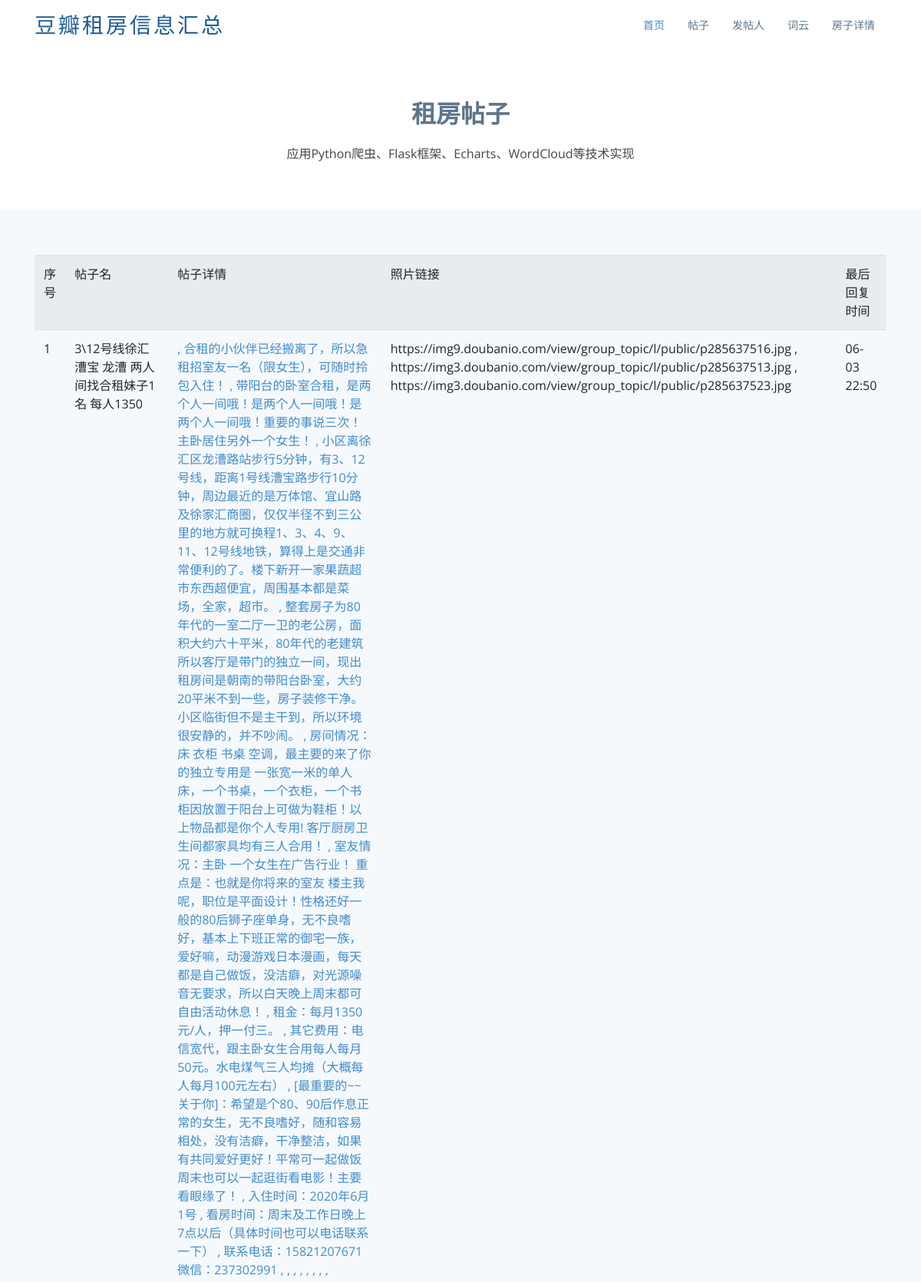
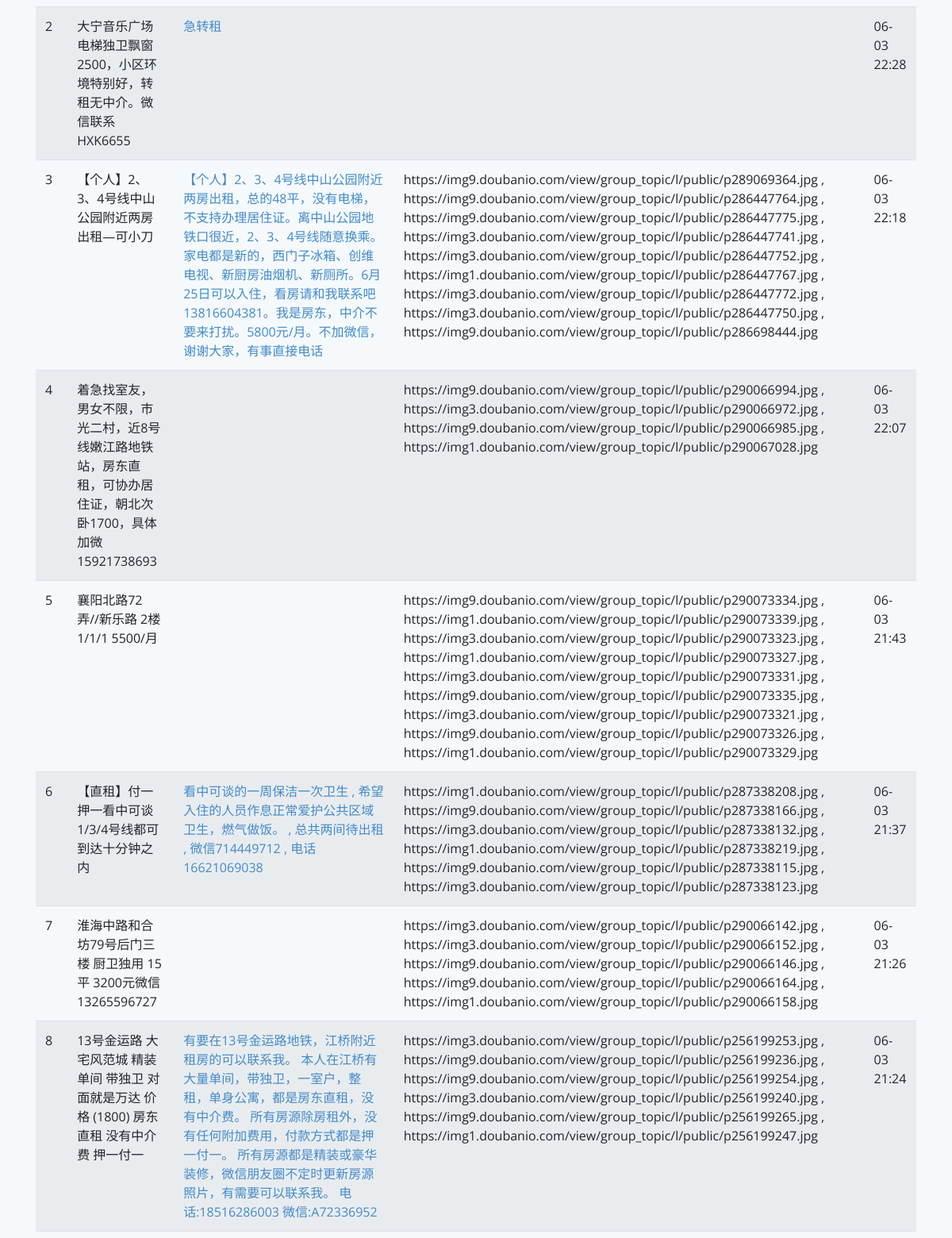
Page /title (upper part) on the committed database (2 pictures, top to bottom).
### tables this page shows
CREATE TABLE renting
        (
        id integer primary key autoincrement,
        title text,
        introduction text,
        img_link text,
        title_link text,
        person_link text,
        re_count numeric,
        re_time text
        );

### douban_flask/app.py (the view)
@app.route('/title')
def title():
    datalist = []
    con = sqlite3.connect('douban_renting.db')  # 连接数据库
    cur = con.cursor()                          # 获取游标
    sql = "select * from renting"               # 数据库操作
    data = cur.execute(sql)
    for item in data:
        datalist.append(item)
    cur.close()                                 # 关闭游标
    con.close()                                 # 关闭数据库连接
    return render_template('title.html', renting=datalist)  # 将datalist传递给网页

### douban_flask/templates/title.html (shortened to what this page needs)
<!DOCTYPE html>
<html lang="en">
<head>
  <link href="static/assets/vendor/bootstrap/css/bootstrap.min.css" rel="stylesheet">
  <link href="static/assets/vendor/icofont/icofont.min.css" rel="stylesheet">
  <link href="static/assets/vendor/boxicons/css/boxicons.min.css" rel="stylesheet">
  <link href="static/assets/vendor/animate.css/animate.min.css" rel="stylesheet">
  <link href="static/assets/vendor/venobox/venobox.css" rel="stylesheet">
  <link href="static/assets/vendor/aos/aos.css" rel="stylesheet">
  <link href="static/assets/css/style.css" rel="stylesheet">
</head>
<body>
  <header id="header">
    <div class="container">
      <div class="logo float-left">
        <h1 class="text-light"><a href="/index"><span>豆瓣租房信息汇总</span></a></h1>
      </div>
      <nav class="nav-menu float-right d-none d-lg-block">
        <ul>
            <li class="active"><a href="/index">首页</a></li>
            <li><a href="/title">帖子</a></li>
            <li><a href="/person">发帖人</a></li>
            <li><a href="/word">词云</a></li>
            <li><a href="/info">房子详情</a></li>
        </ul>
      </nav>
    </div>
  </header>
  <section id="team" class="team">
      <div class="container">
        <div class="section-title">
          <h2>租房帖子</h2>
          <p>应用Python爬虫、Flask框架、Echarts、WordCloud等技术实现</p>
        </div>
      </div>
    </section>
  <section class="counts section-bg">
      <div class="container">
          <table class="table table-striped">
              <tr>
                  <td>序号</td>
                  <td>帖子名</td>
                  <td>帖子详情</td>
                  <td>照片链接</td>
                  <td>最后回复时间</td>
              </tr>
              {% for item in renting %}
                  <tr>
                      <td>{{ item[0] }}</td>
                      <td>{{ item[1] }}</td>
                      <td>
                          <a href="{{ item[4] }}" target="_blank">
                              {{ item[2] }}
                          </a>
                      </td>
                      <td>{{ item[3] }}</td>
                      <td>{{ item[7] }}</td>
                  </tr>
              {% endfor %}
          </table>
      </div>
    </section>
</body>
</html>

### douban_flask/static/assets/css/style.css (style rules this page uses)
body { font-family: "Open Sans", sans-serif; color: #444; }
a { color: #428bca; }
h1, h2, h3, h4, h5, h6, .font-primary { font-family: "Raleway", sans-serif; }
#header { height: 70px; transition: all 0.5s; transition: all 0.5s; padding: 10px 0; background: #fff; z-index: 997; }
#header .logo h1 { font-size: 28px; margin: 0; padding: 10px 0; line-height: 1; font-weight: 400; letter-spacing: 3px; text-transform: uppercase; }
#header .logo h1 a, #header .logo h1 a:hover { color: #1c5c93; text-decoration: none; }
.nav-menu, .nav-menu * { margin: 0; padding: 0; list-style: none; }
.nav-menu > ul > li { position: relative; white-space: nowrap; float: left; }
.nav-menu a { display: block; position: relative; color: #5c768d; padding: 12px 15px; transition: 0.3s; font-size: 14px; font-family: "Open Sans", sans-serif; }
.nav-menu a:hover, .nav-menu .active > a, .nav-menu li:hover > a { color: #428bca; text-decoration: none; }
.mobile-nav { position: fixed; top: 0; bottom: 0; z-index: 9999; overflow-y: auto; left: -260px; width: 260px; padding-top: 18px; background: #1f3548; transition: 0.4s; }
.mobile-nav * { margin: 0; padding: 0; list-style: none; }
.mobile-nav a { display: block; position: relative; color: #e3f0fc; padding: 10px 20px; font-weight: 500; }
.mobile-nav a:hover, .mobile-nav .active > a, .mobile-nav li:hover > a { color: #9eccf4; text-decoration: none; }
section { padding: 60px 0; }
.section-bg { background-color: #f5f9fc; }
.section-title { text-align: center; padding-bottom: 30px; }
.section-title h2 { font-size: 32px; font-weight: 600; margin-bottom: 20px; padding-bottom: 0; color: #5c768d; }
.section-title p { margin-bottom: 0; }
.counts { padding-bottom: 30px; }
.team { background: #fff; padding: 60px 0 30px 0; }

### rows in the picture
renting: id "1", title "3\\12号线徐汇漕宝 龙漕 两人间找合租妹子1名 每人1350", introduction ", 合租的小伙伴已经搬离了，所以急租招室友一名（限女生），可随时拎包入住！ , 带阳台的卧室合租，是两个人一间哦！是两个人一间哦！是两个人一间哦！重要的事说三次！主卧居住另外一个女生！ , 小区离徐汇区龙漕路站步行5分钟，有3、12号线，距离1号线漕宝路步行10分钟，周边最近的是万体馆、宜山路及徐家汇商圈，仅仅半径不到三公里的地方就可换程1、3、4、9、11、12号线地铁，算得上是交通非常便利的了。楼下新开一家果蔬超市东西超便宜，周围基本都是菜场，全家，超市。 , 整套房子为80年代的一室二厅一卫的老公房，面积大约六十平米，80年代的老建筑所以客厅是带门的独立一间，现出租房间是朝南的带阳台卧室，大约20平米不到一些，房子装修干净。小区临街但不是主干到，所以环境很安静的，并不吵闹。 , 房间情况：床 衣柜 书桌 空调，最主要的来了你的独立专用是 一张宽一米的单人床，一个书桌，一个衣柜，一个书柜因放置于阳台上可做为鞋柜！以上物品都是你个人专用! 客厅厨房卫生间都家具均有三人合用！ , 室友情况：主卧 一个女生在广告行业！ 重点是：也就是你将来的室友 楼主我呢，职位是平面设计！性格还好一般的80后狮子座单身，无不良嗜好，基本上下班正常的御宅一族，爱好嘛，动漫游戏日本漫画，每天都是自己做饭，没洁癖，对光源噪音无要求，所以白天晚上周末都可自由活动休息！ , 租金：每月1350元/人，押一付三。 , 其它费用：电信宽代，跟主卧女生合用每人每月50元。水电煤气三人均摊（大概每人每月100元左右） ,…", img_link "https://img9.doubanio.com/view/group_topic/l/public/p285637516.jpg , https://img3.doubanio.com/view/group_topic/l/public/p285637513.jpg , https://img3.doubanio.com/view/group_topic/l/public/p285637523.jpg", re_time "06-03 22:50"
renting: id "2", title "大宁音乐广场电梯独卫飘窗2500，小区环境特别好，转租无中介。微信联系HXK6655", introduction "急转租", re_time "06-03 22:28"
renting: id "3", title "【个人】2、3、4号线中山公园附近两房出租—可小刀", introduction "【个人】2、3、4号线中山公园附近两房出租，总的48平，没有电梯，不支持办理居住证。离中山公园地铁口很近，2、3、4号线随意换乘。家电都是新的，西门子冰箱、创维电视、新厨房油烟机、新厕所。6月25日可以入住，看房请和我联系吧13816604381。我是房东，中介不要来打扰。5800元/月。不加微信，谢谢大家，有事直接电话", img_link "https://img9.doubanio.com/view/group_topic/l/public/p289069364.jpg , https://img9.doubanio.com/view/group_topic/l/public/p286447764.jpg , https://img9.doubanio.com/view/group_topic/l/public/p286447775.jpg , https://img3.doubanio.com/view/group_topic/l/public/p286447741.jpg , https://img3.doubanio.com/view/group_topic/l/public/p286447752.jpg , https://img1.doubanio.com/view/group_topic/l/public/p286447767.jpg , https://img3.doubanio.com/view/group_topic/l/public/p286447772.jpg , https://img3.doubanio.com/view/group_topic/l/public/p286447750.jpg , https://img9.doubanio.com/view/group_topic/l/public/p286698444.jpg", re_time "06-03 22:18"
renting: id "4", title "着急找室友，男女不限，市光二村，近8号线嫩江路地铁站，房东直租，可协办居住证，朝北次卧1700，具体加微15921738693", img_link "https://img9.doubanio.com/view/group_topic/l/public/p290066994.jpg , https://img3.doubanio.com/view/group_topic/l/public/p290066972.jpg , https://img9.doubanio.com/view/group_topic/l/public/p290066985.jpg , https://img1.doubanio.com/view/group_topic/l/public/p290067028.jpg", re_time "06-03 22:07"
renting: id "5", title "襄阳北路72弄//新乐路 2楼1/1/1 5500/月", img_link "https://img9.doubanio.com/view/group_topic/l/public/p290073334.jpg , https://img1.doubanio.com/view/group_topic/l/public/p290073339.jpg , https://img3.doubanio.com/view/group_topic/l/public/p290073323.jpg , https://img1.doubanio.com/view/group_topic/l/public/p290073327.jpg , https://img3.doubanio.com/view/group_topic/l/public/p290073331.jpg , https://img9.doubanio.com/view/group_topic/l/public/p290073335.jpg , https://img3.doubanio.com/view/group_topic/l/public/p290073321.jpg , https://img9.doubanio.com/view/group_topic/l/public/p290073326.jpg , https://img1.doubanio.com/view/group_topic/l/public/p290073329.jpg", re_time "06-03 21:43"
renting: id "6", title "【直租】付一押一看中可谈1/3/4号线都可到达十分钟之内", introduction "看中可谈的一周保洁一次卫生 , 希望入住的人员作息正常爱护公共区域卫生，燃气做饭。 , 总共两间待出租 , 微信714449712 , 电话16621069038", img_link "https://img1.doubanio.com/view/group_topic/l/public/p287338208.jpg , https://img9.doubanio.com/view/group_topic/l/public/p287338166.jpg , https://img3.doubanio.com/view/group_topic/l/public/p287338132.jpg , https://img1.doubanio.com/view/group_topic/l/public/p287338219.jpg , https://img9.doubanio.com/view/group_topic/l/public/p287338115.jpg , https://img3.doubanio.com/view/group_topic/l/public/p287338123.jpg", re_time "06-03 21:37"
renting: id "7", title "淮海中路和合坊79号后门三楼 厨卫独用 15平 3200元微信13265596727", img_link "https://img3.doubanio.com/view/group_topic/l/public/p290066142.jpg , https://img3.doubanio.com/view/group_topic/l/public/p290066152.jpg , https://img9.doubanio.com/view/group_topic/l/public/p290066146.jpg , https://img9.doubanio.com/view/group_topic/l/public/p290066164.jpg , https://img1.doubanio.com/view/group_topic/l/public/p290066158.jpg", re_time "06-03 21:26"
renting: id "8", title "13号金运路 大宅风范城 精装单间 带独卫 对面就是万达 价格 (1800) 房东直租 没有中介费 押一付一", introduction "有要在13号金运路地铁，江桥附近租房的可以联系我。 本人在江桥有大量单间，带独卫，一室户，整租，单身公寓，都是房东直租，没有中介费。 所有房源除房租外，没有任何附加费用，付款方式都是押一付一。 所有房源都是精装或豪华装修，微信朋友圈不定时更新房源照片，有需要可以联系我。 电话:18516286003 微信:A72336952", img_link "https://img3.doubanio.com/view/group_topic/l/public/p256199253.jpg , https://img9.doubanio.com/view/group_topic/l/public/p256199236.jpg , https://img9.doubanio.com/view/group_topic/l/public/p256199254.jpg , https://img3.doubanio.com/view/group_topic/l/public/p256199240.jpg , https://img9.doubanio.com/view/group_topic/l/public/p256199265.jpg , https://img1.doubanio.com/view/group_topic/l/public/p256199247.jpg", re_time "06-03 21:24"
